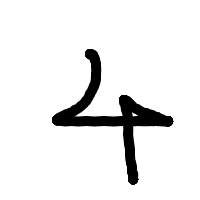
#> input picture tmp/2.png, 200 x 200 px
$ python -i dispImageMosaic2.py   (imports and definitions only)
#> lines starting #> are read from the running program, lines starting #| are printed output that depends on the picture
# s24002 dispImagekadai.py
# モノクロ画像に変換
import tkinter as tk
import tkinter.filedialog as fd
import PIL.Image, PIL.ImageTk

def dispPhoto(pash):

    # 画像を読み込んでグレースケールに変換
#> called with pash = 'tmp/2.png'
    newImage = PIL.Image.open(pash).convert("L")\
    .resize((300, 300)).rotate(90)\
    .transpose(PIL.Image.FLIP_LEFT_RIGHT)\
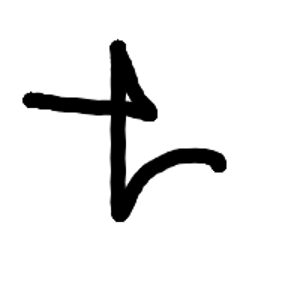
#> newImage: PIL image 300x300 L; min 0, max 255, mean 235

#> (the run stopped early here; a loop or call above may not have finished)
